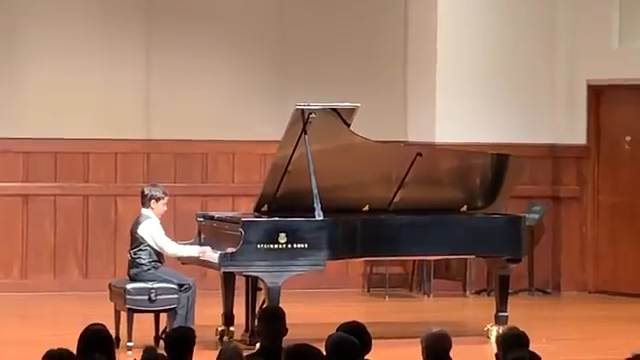
#> input picture frame 128 of Data/piano.mp4, 640 x 360 px
$ jupyter execute Stabilize.ipynb
#> lines starting #> are read from the running program, lines starting #| are printed output that depends on the picture
# Digital Video Stabilization

[cell 1]
import numpy as np
import cv2
import os
from time import time
from tqdm import tqdm
import matplotlib.pyplot as plt

### Set Input and Output Videos

[cell 2]
# Read input video
input_video = 'Data/piano.mp4'
cap = cv2.VideoCapture(input_video)

[cell 3]
# Get frame count
n_frames = int(cap.get(cv2.CAP_PROP_FRAME_COUNT))

# Get fps
fps = int(cap.get(cv2.CAP_PROP_FPS))

# Get width and height of video stream
w = int(cap.get(cv2.CAP_PROP_FRAME_WIDTH))
h = int(cap.get(cv2.CAP_PROP_FRAME_HEIGHT))

[cell 4]
# Define the codec for output video
fourcc = cv2.VideoWriter_fourcc(*'XVID')

[cell 5]
SMOOTHING_RADIUS = 100 # TODO: Try different values

# Set up output video
out = cv2.VideoWriter('{}_stabilized_{}.avi'.format(input_video.split('.')[0], SMOOTHING_RADIUS), fourcc, fps, (w, h))

### Read the first frame and convert it to grayscale

[cell 6]
# Read first frame
_, prev = cap.read()
#> prev is the input picture: shape (360, 640, 3); mean B, G, R 90, 111, 156.6

# Convert frame to grayscale
prev_gray = cv2.cvtColor(prev, cv2.COLOR_BGR2GRAY)
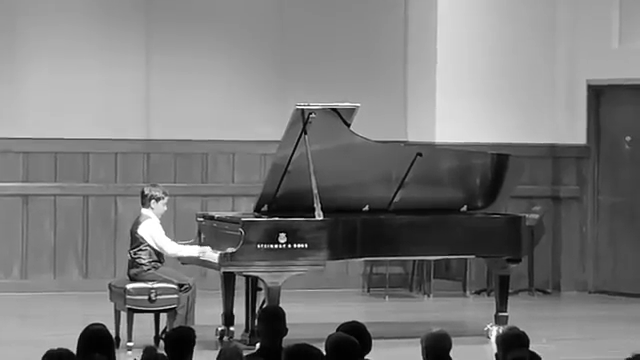
#> prev_gray: shape (360, 640); min 0, max 255, mean 122.3


$ run again, starting later in the video
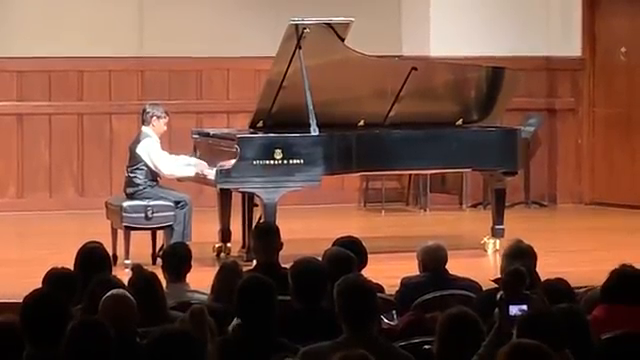
#> input picture frame 578 of Data/piano.mp4, 640 x 360 px
#> prev is the input picture: shape (360, 640, 3); mean B, G, R 64.5, 81.5, 124.9
#> `prev_gray = cv2.cvtColor(prev, cv2.COLOR_BGR2GRAY)`:
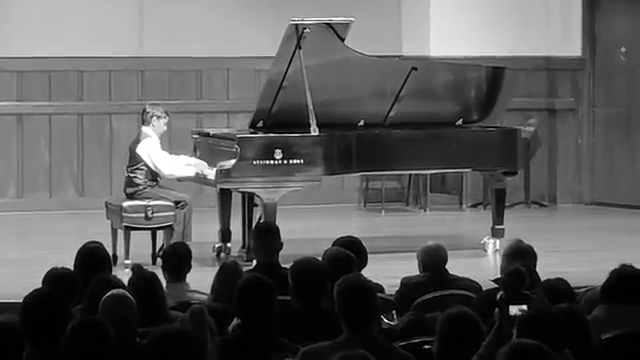
#> prev_gray: shape (360, 640); min 0, max 255, mean 92.5

$ run again, starting later in the video
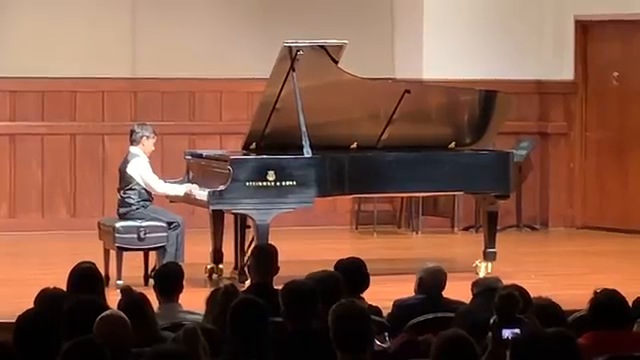
#> input picture frame 1028 of Data/piano.mp4, 640 x 360 px
#> prev is the input picture: shape (360, 640, 3); mean B, G, R 70.1, 88.5, 132.4
